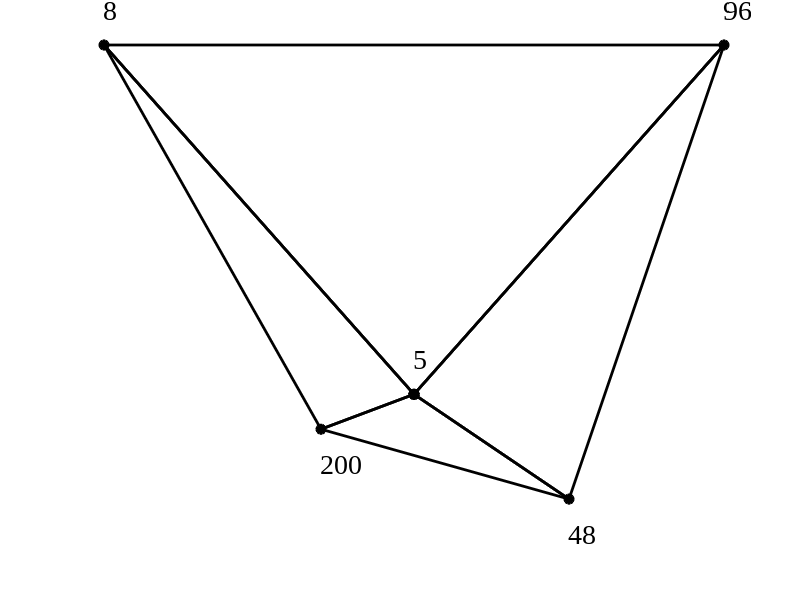

The MATLAB script that drew this image:
clear
close all

LW = 2;
FS = 20;
FN = 'Times New Roman';

node = [...
    0.0,0.0;   % 5
    1.0,1.0;   % 96
    -1.0,1.0;  % 8
    -0.3,-0.1; % 200
    0.5,-0.3]; % 48

element = [...
    1,2,3;
    1,3,4;
    1,4,5;
    1,5,2];

figure
hold on
trimesh(element,node(:,1),node(:,2),'-o','Color','k','MarkerFaceColor','k','LineWidth',LW)
text(node(1,1),node(1,2)+0.1,'5','FontSize',FS,'FontName',FN)
text(node(2,1),node(2,2)+0.1,'96','FontSize',FS,'FontName',FN)
text(node(3,1),node(3,2)+0.1,'8','FontSize',FS,'FontName',FN)
text(node(4,1),node(4,2)-0.1,'200','FontSize',FS,'FontName',FN)
text(node(5,1),node(5,2)-0.1,'48','FontSize',FS,'FontName',FN)
hold off
set(gca,'Visible','off')
print('../figs/adjacency_graph.eps','-depsc2')
close(gcf)